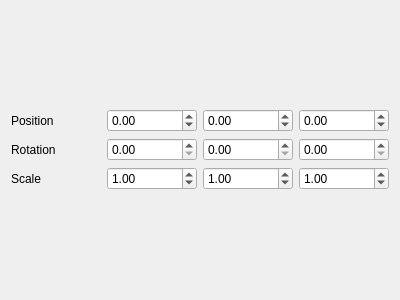
<?xml version="1.0" encoding="UTF-8"?>
<ui version="4.0">
 <class>Mat3DTransformView</class>
 <widget class="QWidget" name="Mat3DTransformView">
  <property name="geometry">
   <rect>
    <x>0</x>
    <y>0</y>
    <width>400</width>
    <height>300</height>
   </rect>
  </property>
  <property name="windowTitle">
   <string>Form</string>
  </property>
  <layout class="QGridLayout" name="gridLayout">
   <item row="0" column="0">
    <layout class="QVBoxLayout" name="verticalLayout">
     <item>
      <layout class="QHBoxLayout" name="horizontalLayout_2">
       <item>
        <widget class="QLabel" name="position">
         <property name="text">
          <string>Position</string>
         </property>
        </widget>
       </item>
       <item>
        <widget class="QDoubleSpinBox" name="posX">
         <property name="locale">
          <locale language="English" country="UnitedStates"/>
         </property>
         <property name="minimum">
          <double>-999999.000000000000000</double>
         </property>
         <property name="maximum">
          <double>999999.000000000000000</double>
         </property>
        </widget>
       </item>
       <item>
        <widget class="QDoubleSpinBox" name="posY">
         <property name="locale">
          <locale language="English" country="UnitedStates"/>
         </property>
         <property name="minimum">
          <double>-999999.000000000000000</double>
         </property>
         <property name="maximum">
          <double>999999.000000000000000</double>
         </property>
        </widget>
       </item>
       <item>
        <widget class="QDoubleSpinBox" name="posZ">
         <property name="locale">
          <locale language="English" country="UnitedStates"/>
         </property>
         <property name="minimum">
          <double>-999999.000000000000000</double>
         </property>
         <property name="maximum">
          <double>999999.000000000000000</double>
         </property>
        </widget>
       </item>
      </layout>
     </item>
     <item>
      <layout class="QHBoxLayout" name="horizontalLayout">
       <item>
        <widget class="QLabel" name="rotation">
         <property name="text">
          <string>Rotation</string>
         </property>
        </widget>
       </item>
       <item>
        <widget class="QDoubleSpinBox" name="rotX">
         <property name="locale">
          <locale language="English" country="UnitedStates"/>
         </property>
         <property name="minimum">
          <double>0.000000000000000</double>
         </property>
         <property name="maximum">
          <double>360.000000000000000</double>
         </property>
        </widget>
       </item>
       <item>
        <widget class="QDoubleSpinBox" name="rotZ">
         <property name="locale">
          <locale language="English" country="UnitedStates"/>
         </property>
         <property name="maximum">
          <double>360.000000000000000</double>
         </property>
        </widget>
       </item>
       <item>
        <widget class="QDoubleSpinBox" name="rotY">
         <property name="locale">
          <locale language="English" country="UnitedStates"/>
         </property>
         <property name="maximum">
          <double>360.000000000000000</double>
         </property>
        </widget>
       </item>
      </layout>
     </item>
     <item>
      <layout class="QHBoxLayout" name="horizontalLayout_3">
       <item>
        <widget class="QLabel" name="scale">
         <property name="text">
          <string>Scale</string>
         </property>
        </widget>
       </item>
       <item>
        <widget class="QDoubleSpinBox" name="scaleX">
         <property name="locale">
          <locale language="English" country="UnitedStates"/>
         </property>
         <property name="minimum">
          <double>-999999.000000000000000</double>
         </property>
         <property name="maximum">
          <double>999999.000000000000000</double>
         </property>
         <property name="value">
          <double>1.000000000000000</double>
         </property>
        </widget>
       </item>
       <item>
        <widget class="QDoubleSpinBox" name="scaleZ">
         <property name="locale">
          <locale language="English" country="UnitedStates"/>
         </property>
         <property name="minimum">
          <double>-999999.000000000000000</double>
         </property>
         <property name="maximum">
          <double>999999.000000000000000</double>
         </property>
         <property name="value">
          <double>1.000000000000000</double>
         </property>
        </widget>
       </item>
       <item>
        <widget class="QDoubleSpinBox" name="scaleY">
         <property name="locale">
          <locale language="English" country="UnitedStates"/>
         </property>
         <property name="minimum">
          <double>-999999.000000000000000</double>
         </property>
         <property name="maximum">
          <double>999999.000000000000000</double>
         </property>
         <property name="value">
          <double>1.000000000000000</double>
         </property>
        </widget>
       </item>
      </layout>
     </item>
    </layout>
   </item>
  </layout>
 </widget>
 <resources/>
 <connections/>
</ui>
